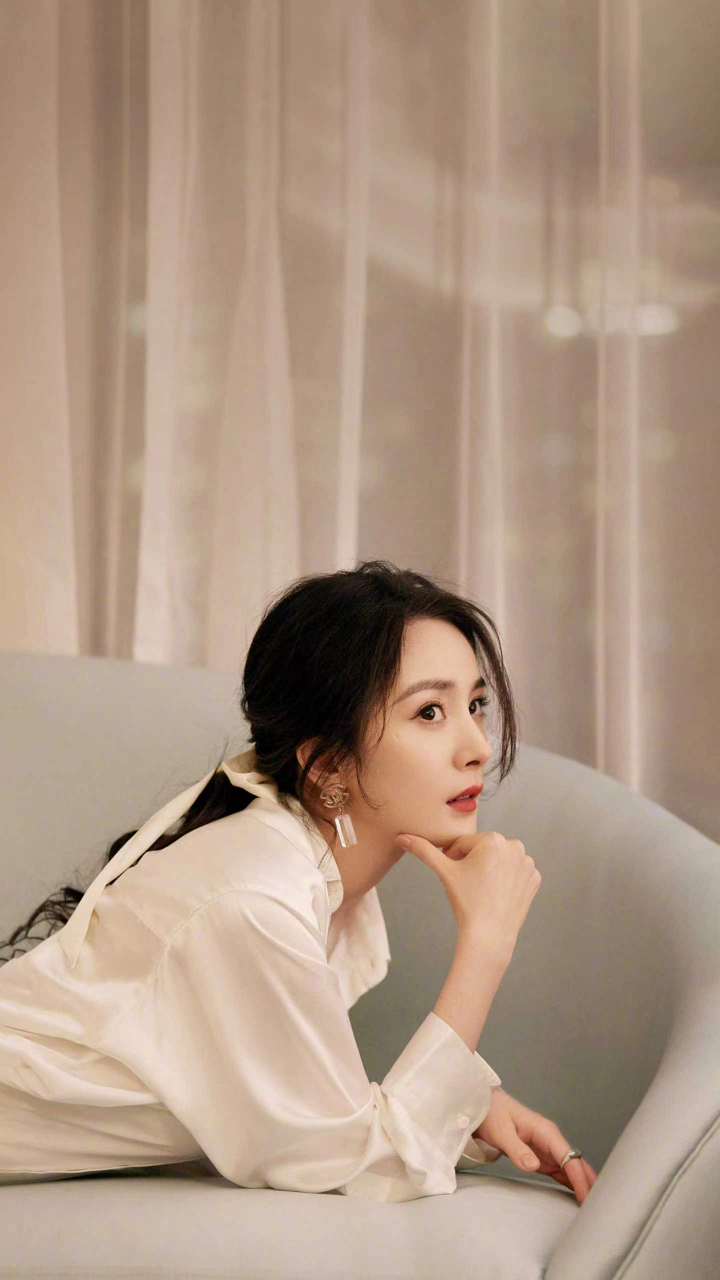
#> input picture 54-王睿琦-武汉/week3/yangmi.jpg, 1440 x 2560 px (shown at 1/2 size)
$ python zhifangtu_junhenghua.py
#> lines starting #> are read from the running program, lines starting #| are printed output that depends on the picture
import  cv2
import numpy as np
from matplotlib import pyplot as plt

#
# #灰度图直方图均衡化
# image1 = cv2.imread("yangmi.jpg",1)
# image = cv2.resize(image1,(360, 640))
# gray = cv2.cvtColor(image, cv2.COLOR_BGR2GRAY)
#
# cv2.imshow("image_gray", gray)
#
# dst = cv2.equalizeHist(gray)
#
# hist = cv2.calcHist([dst],[0],None,[256],[0,256])
#
# plt.figure()
# plt.hist(dst.ravel(),256)
# plt.show()
#
# cv2.imshow("Histogram Equalization", np.hstack([gray, dst]))
# cv2.waitKey(0)


# 彩色图像直方图均衡化
image1 = cv2.imread('yangmi.jpg')  # 读图
#> image1 is the input picture: shape (2560, 1440, 3); mean B, G, R 132.5, 151.3, 175
img = cv2.resize(image1, (360, 640))  # 图片缩放

(b, g, r) = cv2.split(img)
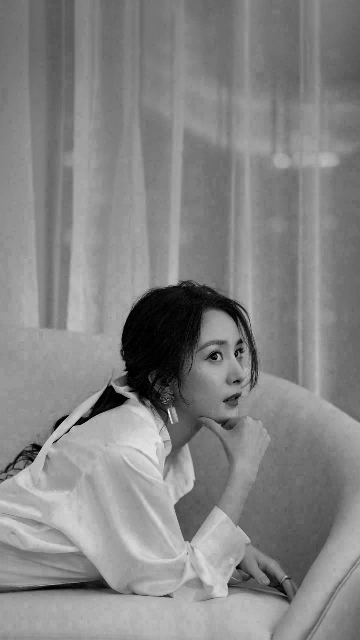
#> b: shape (640, 360); min 0, max 245, mean 132.6
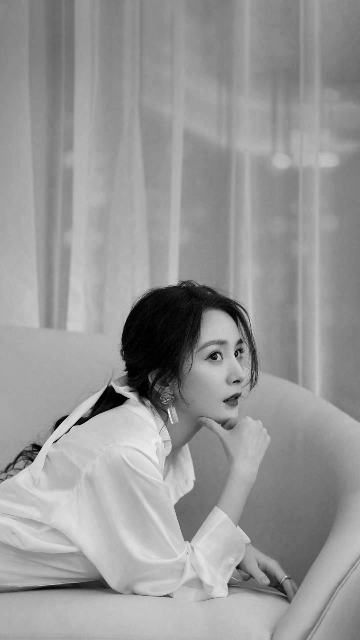
#> g: shape (640, 360); min 0, max 249, mean 151.5
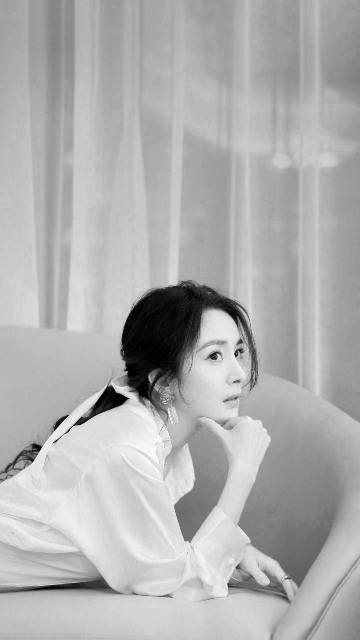
#> r: shape (640, 360); min 0, max 255, mean 175.2
bH = cv2.equalizeHist(b)
gH = cv2.equalizeHist(g)
rH = cv2.equalizeHist(r)
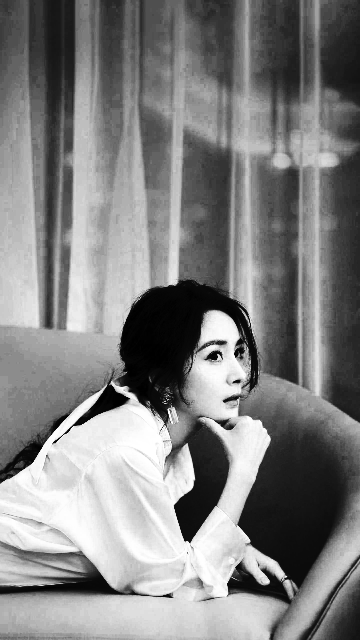
#> rH: shape (640, 360); min 0, max 255, mean 128.8
result = cv2.merge((bH, gH, rH))
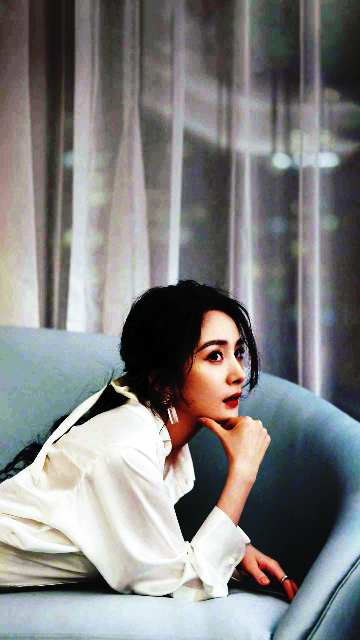
#> result: shape (640, 360, 3); mean B, G, R 128.5, 128.6, 128.8


plt.subplot(221), plt.imshow(cv2.cvtColor(img, cv2.COLOR_BGR2RGB)), plt.title('junhenghuaqian')

color = ('b', 'g', 'r')
for i, col in enumerate(color):
    histr = cv2.calcHist([img], [i], None, [256], [0, 256])
    plt.subplot(222), plt.plot(histr, color=col),
    plt.xlim([0, 256]), plt.title('Histogram')

plt.subplot(223), plt.imshow(cv2.cvtColor(result, cv2.COLOR_BGR2RGB)), plt.title('junhenghuahou')

color = ('b', 'g', 'r')
for i, col in enumerate(color):
    histr = cv2.calcHist([result], [i], None, [256], [0, 256])
    plt.subplot(224), plt.plot(histr, color=col),
    plt.xlim([0, 256]), plt.title('Histogram')
plt.show()
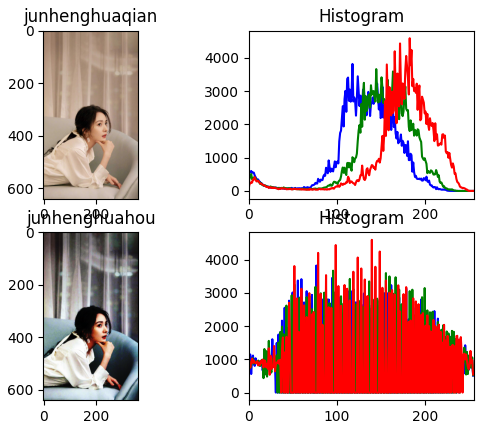
#> figure drawn by matplotlib, 4 panels; panel 2: curve peaks at x = 118, y = 3819; panel 2: curve peaks at x = 145, y = 3664; panel 2: curve peaks at x = 183, y = 4592; panel 4: curve peaks at x = 77, y = 3819


cv2.imshow("Histogram Equalization", np.hstack([img, result]))
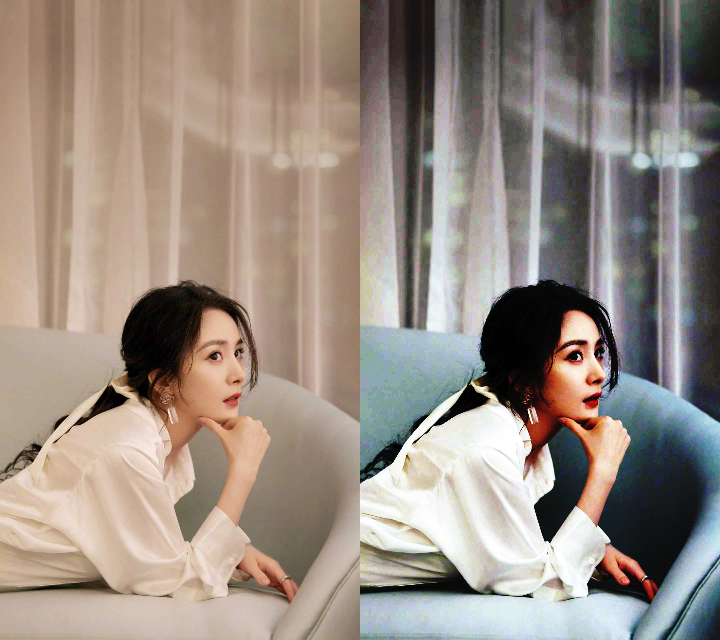
#> window 'Histogram Equalization': shape (640, 720, 3); mean B, G, R 130.6, 140, 152
cv2.waitKey(0)
cv2.destroyAllWindows()
